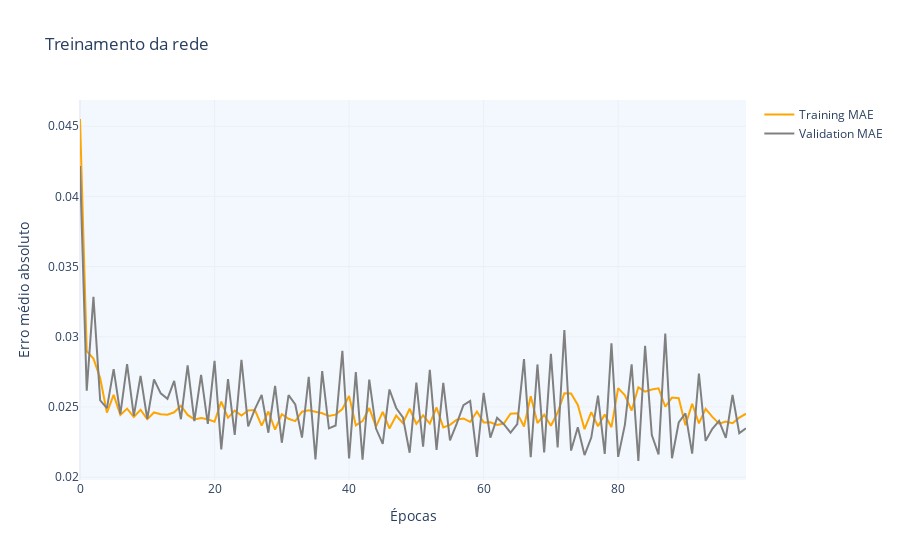

Here is the notebook cell this chart was saved with:
### Code cell
fig = go.Figure()

fig.add_trace(go.Scatter(x=np.arange(0, epochs, 1),
                         y=history.history['mae'],
                         mode='lines',
                         name=f'MAE de Treino',
                         marker_size=3, 
                         line_color='orange'))
fig.add_trace(go.Scatter(x=np.arange(0, epochs, 1),
                         y=history.history['val_mae'],
                         mode='lines',
                         name=f'MAE de Validação',
                         line_color='grey'))

fig.update_layout(
                  title="Treinamento da rede",
                  xaxis_title="Épocas",
                  yaxis_title=f"Erro médio absoluto")
fig.update_layout({'plot_bgcolor': '#f2f8fd' , 
                   'paper_bgcolor': 'white',}, 
                   template='plotly_white')
